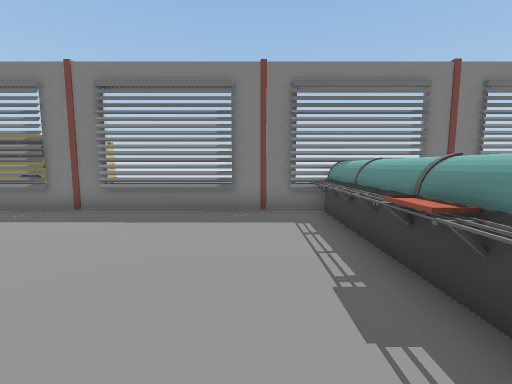
[1] (above)

23 first-person views from a walk through a Unity game level. The camera is 1.3 m above the floor, tilts 6° down and sees 90° across. Doors are open. The floor is counted in squares, 1 m on a side. Each view is taken from the middle of a square. On the plan, view 1 faces up. The plan holds only what a view shows up to about 13 squares ahead; the rest is blank. The place goes on beyond the plan. Some surface patterns are stand-ins.

[2]
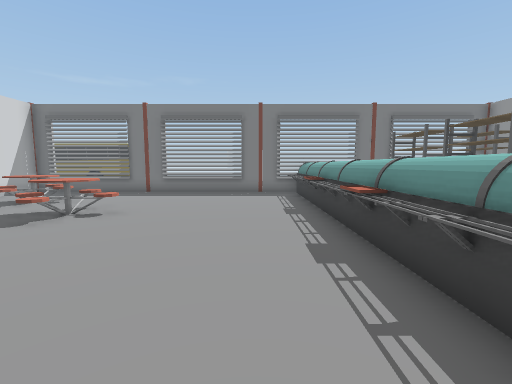

[3]
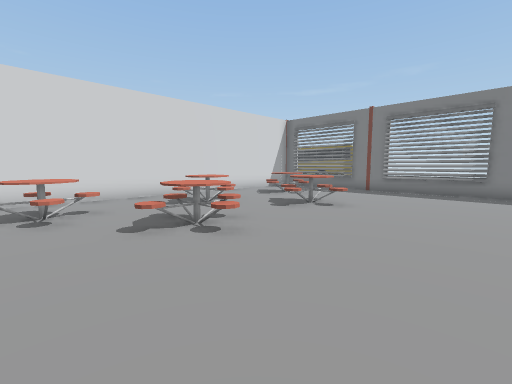

[4]
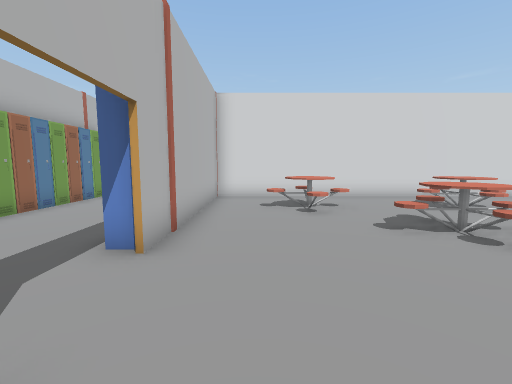

[5]
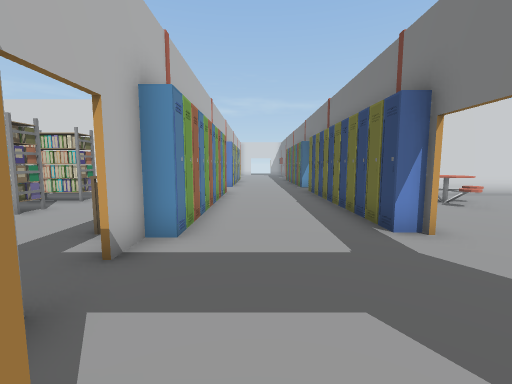

[6]
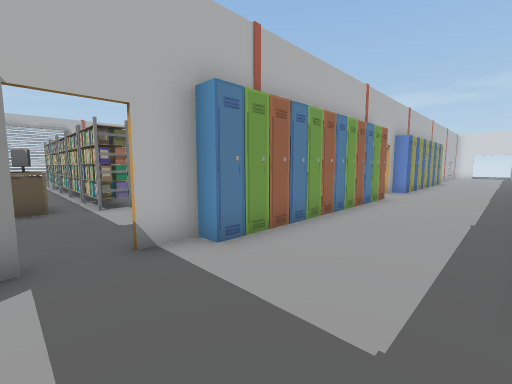

[7]
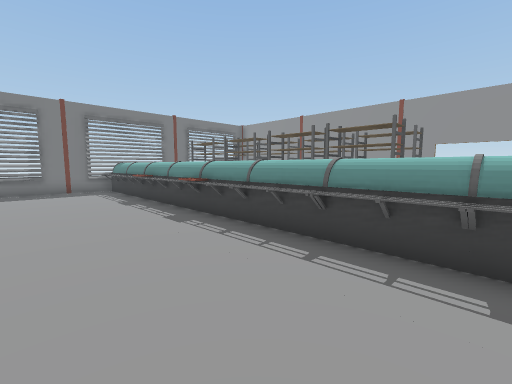

[8]
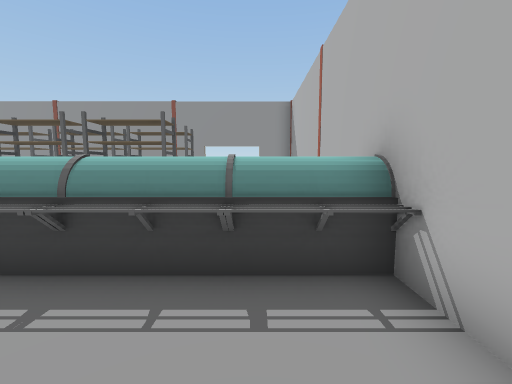

[9]
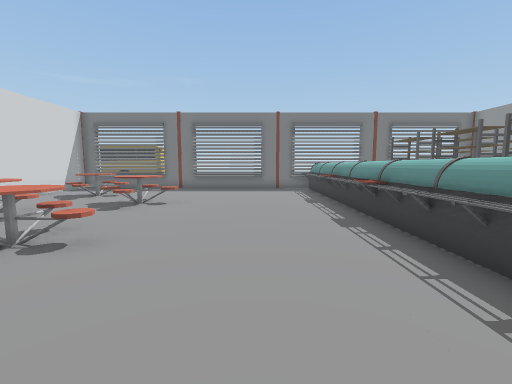

[10]
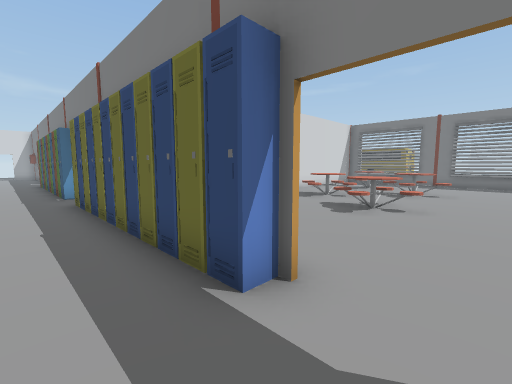

[11]
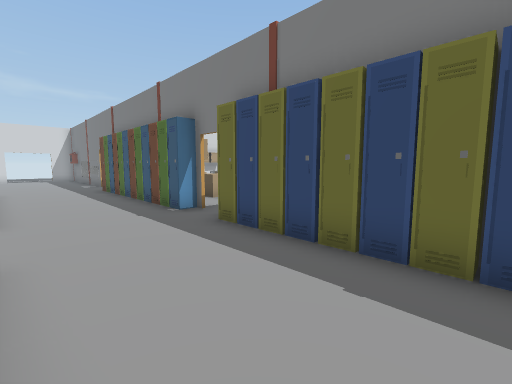

[12]
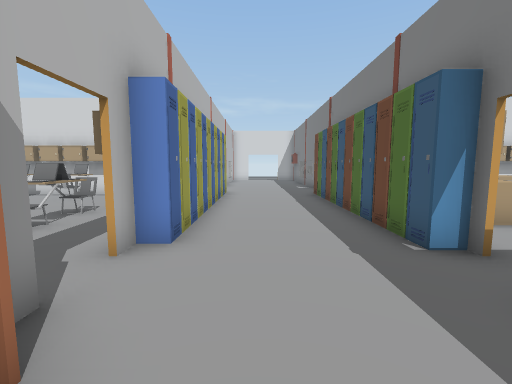

[13]
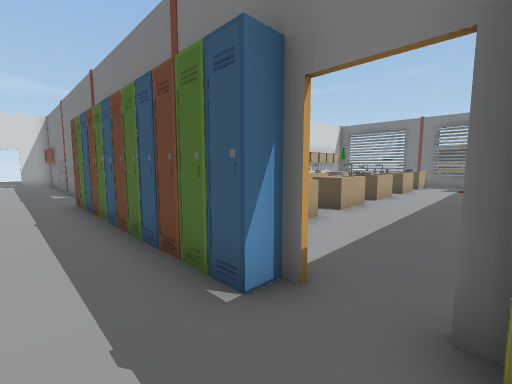

[14]
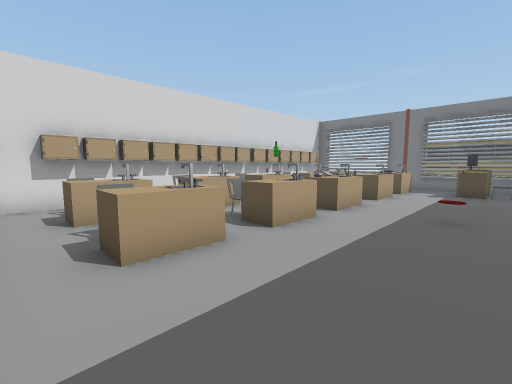

[15]
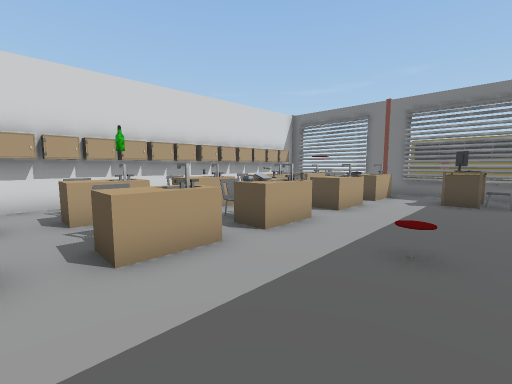

[16]
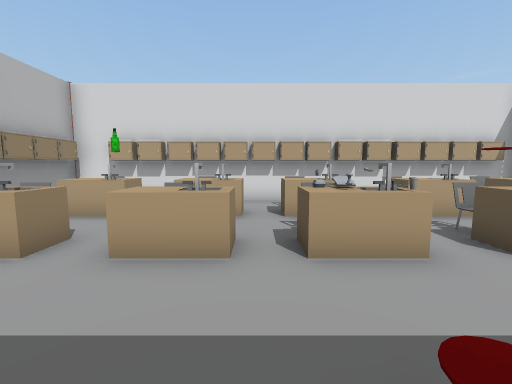

[17]
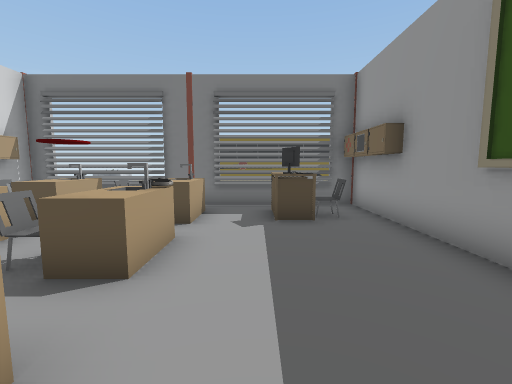

[18]
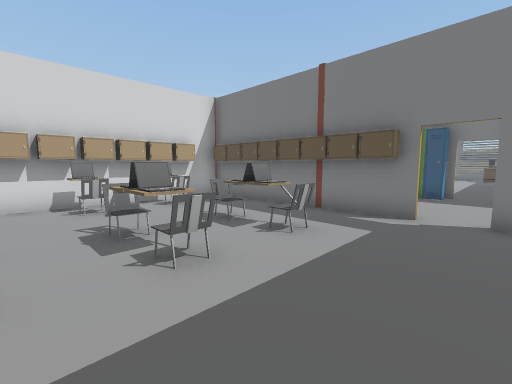

[19]
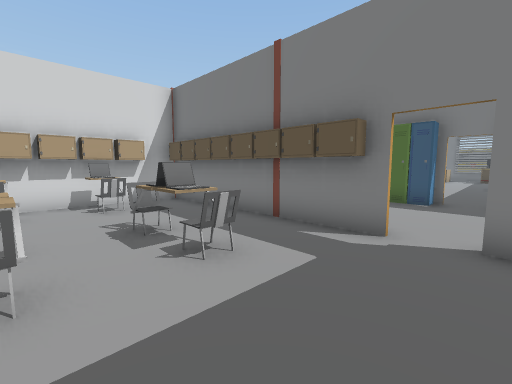

[20]
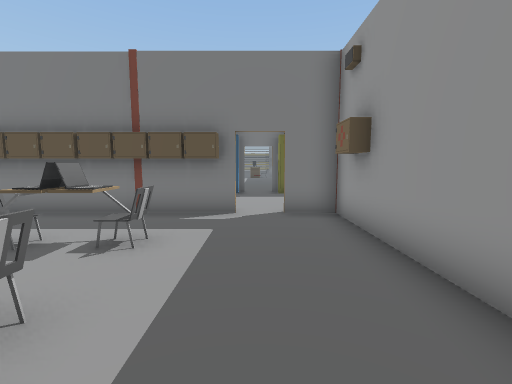

[21]
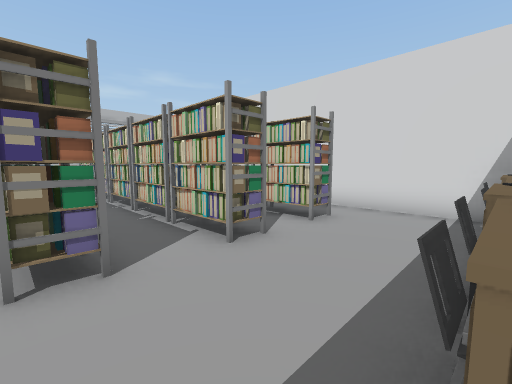

[22]
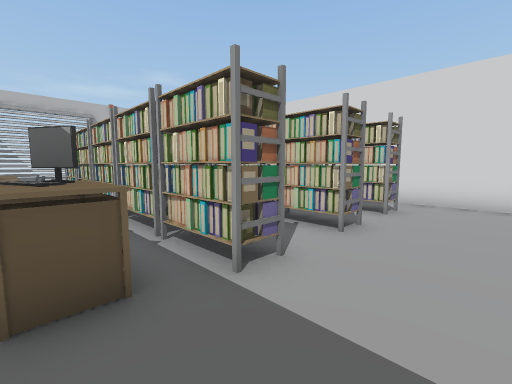

[23]
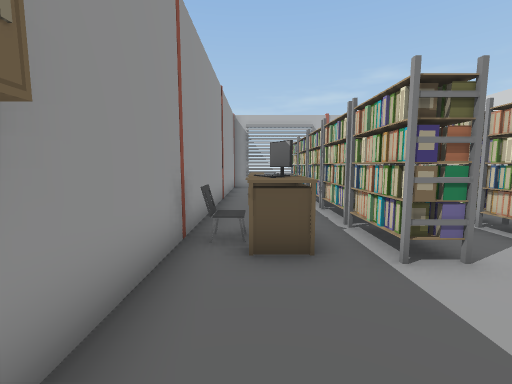

### Floor plan
Key: @ floor where view 1 was taken; # wall or solid block; . floor; D open door; O other object.
Columns run from 23 left of view 1 to 9 right of it. Each row starts with its distance up from view 1.
 13           OOOO
 12
 11
 10
  9
  8         ..      .##....
  7   #######################O  ##
  6   O.O  O..OOO............O
  5   OOO OO..OOO..O.........O   O OO
  4  #O  ..O....#.OOO........OO  O OO
  3  #O O..O....#..O..O......OO  O O
  2  #OOO.O#....#....OOO.....OO  O OO
  1  #O   .O....#.....O......OO  O OO
  0  #O O..O....#..OO......@.OO  O OO
 -1  #OOO.OO..O.#.OOO........OO  O OO
 -2  #O.O..O....#..O..O......OO  O OO
 -3  #O.OO.O....#....OOO.....OO  O OO
 -4  #OOOOO ....#..O..O......OO  O OO
 -5  #O.OO.O....#.OOO........OO  O O
 -6  #OOOO.O....#..O.........OO
 -7  #O.OO.O....#..O.........OO
 -8   OOOO  OO.. ............OO
 -9 D#OOOOOOOODOOOOOOOOODDD#########
-10 .......................D
-11 .......................D
-12 .......................D.
-13 ...............O..O....#
-14  OOOOOOOOOD#OOOOOO O#DD#
-15   ..........#OO OOO ...
-16   O.........#..O.......#
-17  #OO..OOO...#..........#
-18  #O...O.....#.OO.O..O..#
-19  #OO..OOO...#.OO.O.OOOOO
-20  #O...OO....#.OO.O.OOOO#
-21  #O.... ....#.OO.O.OO  #

Positions as (right, up) in squares from view 1, and headings:
1: (0, 0), facing up
2: (0, -5), facing up
3: (0, -6), facing up-left
4: (0, -7), facing left
5: (1, -12), facing left
6: (-1, -10), facing down-left
7: (-2, -7), facing up-right
8: (-1, -7), facing right
9: (-1, -7), facing up
10: (-2, -11), facing up-left
11: (-7, -13), facing up-left
12: (-10, -12), facing left
13: (-12, -11), facing up-left
14: (-12, -8), facing up-left
15: (-12, -5), facing up-left
16: (-12, -2), facing left
17: (-14, -1), facing up
18: (-12, -21), facing up-left
19: (-12, -19), facing up-left
20: (-13, -21), facing up
21: (-3, -15), facing down-left
22: (-1, -16), facing down-left
23: (-1, -15), facing down
